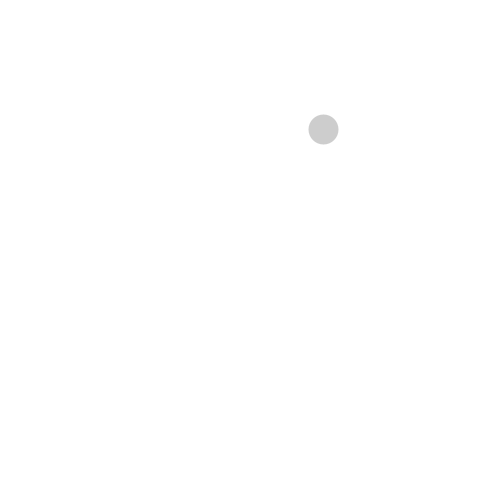
Frame 1 (no input)
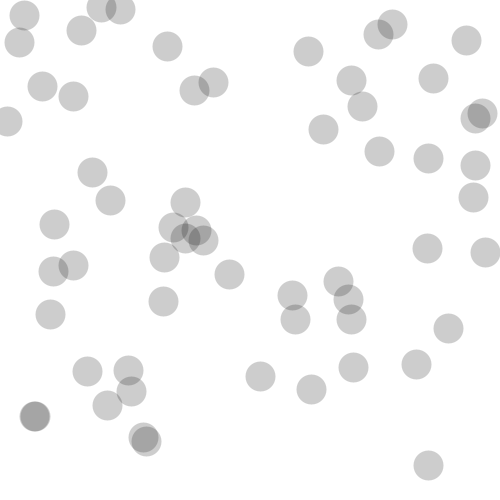
Frame 60 (the mouse pressed at the canvas centre just before this capture)
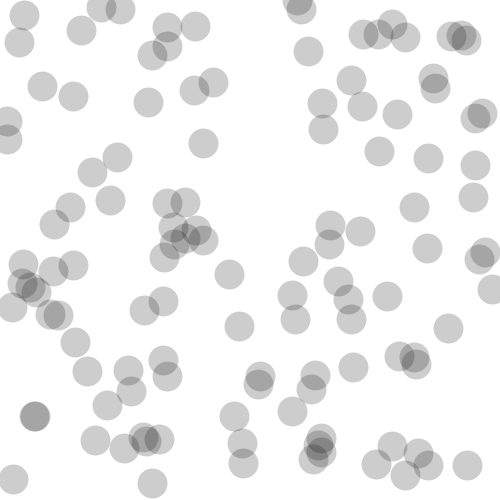
Frame 120 (the mouse held since frame 60 and released just before this capture)

The Processing sketch that drew these frames (run headless with seeded random() and noise(); from frame 60 on, the mouse is pressed at the canvas centre):

// Processing sketch: e08_random_v01
// ── e08_random_v01.pde
void setup() {
  size(500, 500);
  background(255);
  strokeWeight(30);
  stroke(0, 50);
}

void draw() {
  point(random(500), random(500));
}
